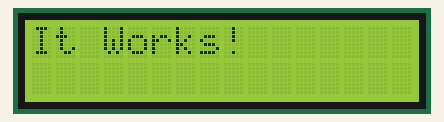
Recording of a program running on a simulated Raspberry Pi Pico running MicroPython. Shown: 16×2 character LCD. The clock reads 2024-03-15 10:24:30 at power-on unless the program sets it; library files of the repository ran but are not shown: lcd_api.py, pico_i2c_lcd.py; what the program prints to the serial console is not drawn.

Above: at 0.1 s.
At 2.2 s:
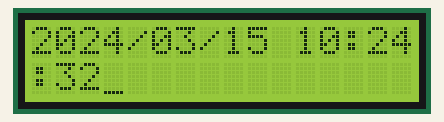
At 8.3 s:
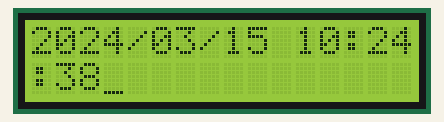
At 12.3 s:
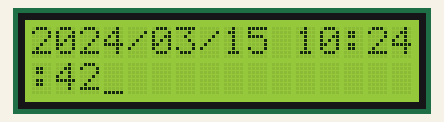
At 18.5 s:
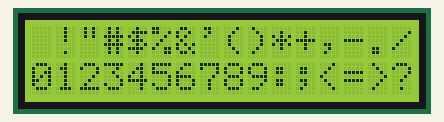
At 30.7 s:
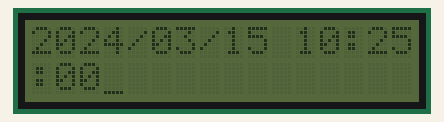

The program:

TestDosyasi.py
```python
# LCD I2C çalıştırmak için LCD Jumperın takılı olduğundan emin olun.
# LcdApi ve I2cLcd kütüphaneleri LCD/Library klasöründe mevcuttur. Bu kütüphaneleri Piconun kök klasörü içine...
#// LcdApi kütüphanesini "lcd_api.py", I2cLcd kütüphanesini "pico_i2c_lcd.py" isminde kaydedin. İsimlerde değişiklik yapmayın!

import utime

import machine
from machine import I2C
from lcd_api import LcdApi
from pico_i2c_lcd import I2cLcd

I2C_ADDR     = 0x27
I2C_NUM_ROWS = 2
I2C_NUM_COLS = 16

def test_main():
    #Test function for verifying basic functionality
    print("Running test_main")
    i2c = I2C(0, sda=machine.Pin(20), scl=machine.Pin(21), freq=200000)
    lcd = I2cLcd(i2c, I2C_ADDR, I2C_NUM_ROWS, I2C_NUM_COLS)
    lcd.putstr("It Works!")
    utime.sleep(2)
    lcd.clear()
    count = 0
    while True:
        lcd.clear()
        time = utime.localtime()
        lcd.putstr("{year:>04d}/{month:>02d}/{day:>02d} {HH:>02d}:{MM:>02d}:{SS:>02d}".format(
            year=time[0], month=time[1], day=time[2],
            HH=time[3], MM=time[4], SS=time[5]))
        if count % 10 == 0:
            print("Turning cursor on")
            lcd.show_cursor()
        if count % 10 == 1:
            print("Turning cursor off")
            lcd.hide_cursor()
        if count % 10 == 2:
            print("Turning blink cursor on")
            lcd.blink_cursor_on()
        if count % 10 == 3:
            print("Turning blink cursor off")
            lcd.blink_cursor_off()
        if count % 10 == 4:
            print("Turning backlight off")
            lcd.backlight_off()
        if count % 10 == 5:
            print("Turning backlight on")
            lcd.backlight_on()
        if count % 10 == 6:
            print("Turning display off")
            lcd.display_off()
        if count % 10 == 7:
            print("Turning display on")
            lcd.display_on()
        if count % 10 == 8:
            print("Filling display")
            lcd.clear()
            string = ""
            for x in range(32, 32+I2C_NUM_ROWS*I2C_NUM_COLS):
                string += chr(x)
            lcd.putstr(string)
        count += 1
        utime.sleep(2)

#if __name__ == "__main__":
test_main()
```

Measured:
- what the display in image 0 shows lasts 2.0 s, from 0.1 s to 2.1 s
